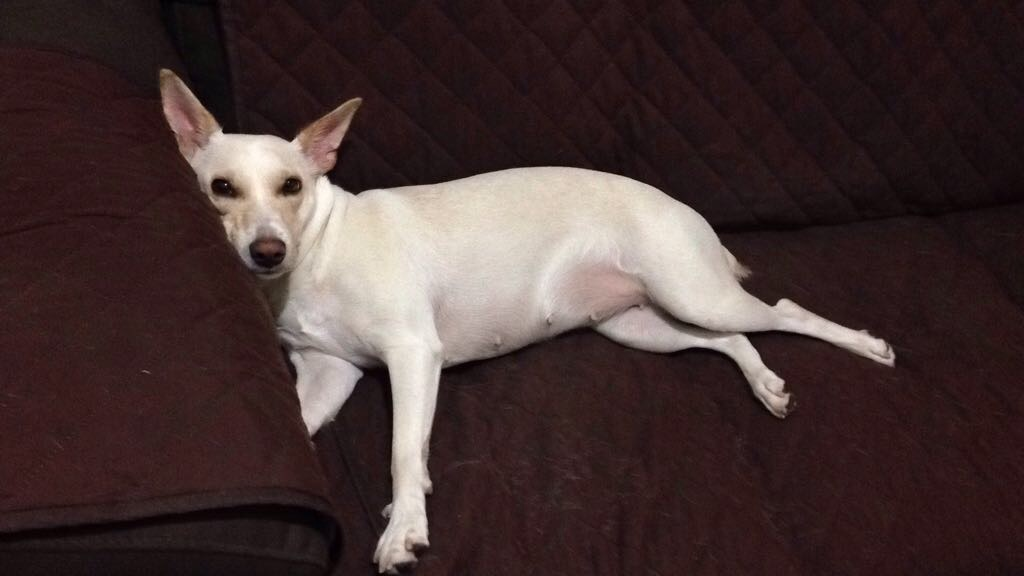
#> input picture Python Scripts/datasetTest/snow.JPG, 1024 x 576 px, found by its file name
$ jupyter execute ExAula2GUI.ipynb
#> lines starting #> are read from the running program, lines starting #| are printed output that depends on the picture; after the words box and inside, x2 and y2 are one past the last pixel; in counts of white or black regions, pixels touching at a corner belong together
[cell 1]
import cv2
import numpy as np
#import matplotlib.pyplot as plt

newX = 0
newY = 0
fontType = cv2.FONT_HERSHEY_SIMPLEX

def nothing(x):
    pass

def PutTextOnScreen(event, x, y, flags, param):
    global newX, newY

    if event == cv2.EVENT_MOUSEMOVE:
        newX = x
        newY = y

cv2.namedWindow(winname = 'Aula2')
cv2.setMouseCallback('Aula2', PutTextOnScreen)

cv2.createTrackbar('Red', 'Aula2', 0, 256, nothing)
cv2.createTrackbar('Blue', 'Aula2', 0, 256, nothing)
cv2.createTrackbar('Green', 'Aula2', 0, 256, nothing)

while True:
    img = cv2.imread('c:/snow.jpg')
#> img is the input picture: shape (576, 1024, 3); mean B, G, R 51.2, 52, 69.4

    red = cv2.getTrackbarPos('Red', 'Aula2')
    blue = cv2.getTrackbarPos('Blue', 'Aula2')
    green = cv2.getTrackbarPos('Green', 'Aula2')

    textToDisplay = "X: " + str(newX) + "Y: " + str(newY)
    cv2.putText(img, textToDisplay, (10,500), fontType, 2, (red,blue,green), 3, cv2.LINE_AA)
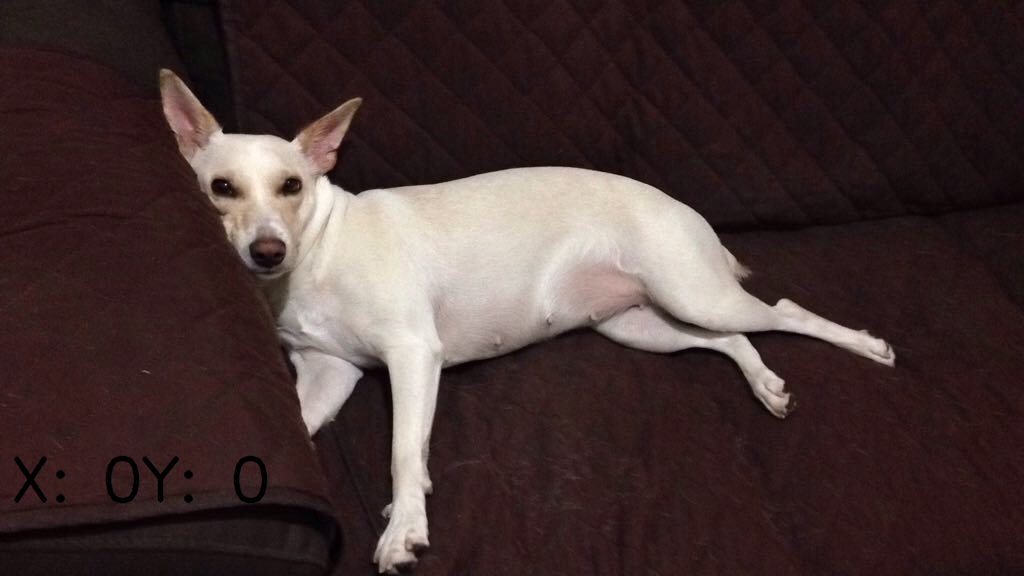
#> img: shape (576, 1024, 3); 0.51% of pixels changed, all inside (x1, y1, x2, y2) = (13, 455, 268, 504)

    cv2.imshow('Aula2', img)


    if cv2.waitKey(1) & 0xFF == 27:
#> (key Esc is pressed here)
        break

cv2.destroyAllWindows()
